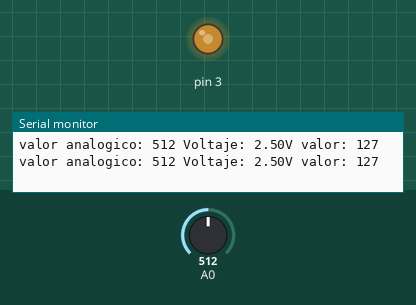
Simulated run of this sketch. Board: Arduino Uno, built with avr-gcc and run on an emulated ATmega328P. Shown: output pins drawn as LEDs (lit = HIGH), the last lines printed to the serial monitor. The test bench sets the inputs (shaded band); at power-on: A0 = 512.

Above: at 1.8 s.
1.9 s: A0 set to 716
At 2.3 s:
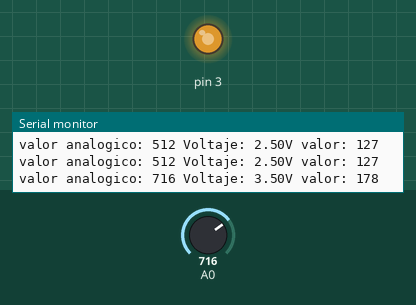
3.5 s: A0 set to 900
At 5.1 s:
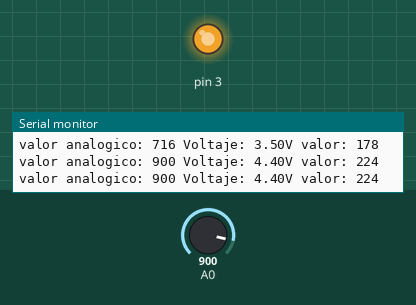
5.5 s: A0 set to 122
At 6.7 s:
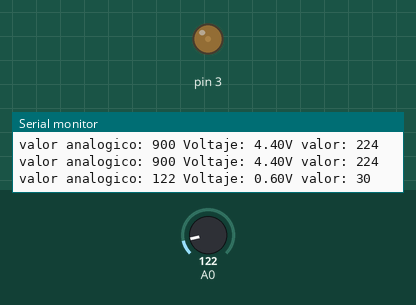
7.5 s: A0 set to 0
At 8.3 s:
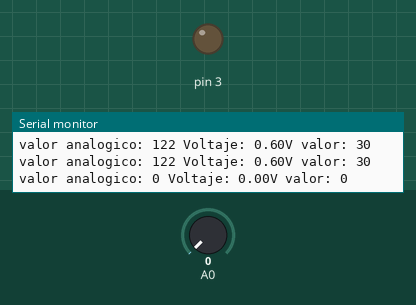
9.5 s: A0 set to 511
At 11.1 s:
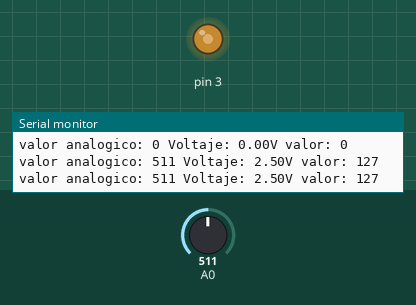
Timing chart, 0 to 12.5 s (numbered marks = the images above; inputs shaded):
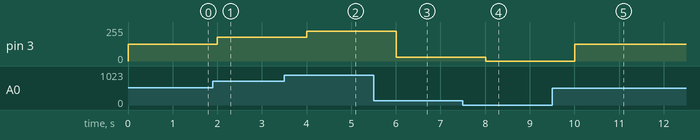

Measured:
- after the input at 1.9 s, pin 3: 127/255 → 178/255 after 0.10 s
- after the input at 3.5 s, pin 3: 178/255 → 224/255 after 0.51 s
- after the input at 5.5 s, pin 3: 224/255 → 30/255 after 0.51 s
- after the input at 7.5 s, pin 3: 30/255 → 0/255 after 0.51 s
- after the input at 9.5 s, pin 3: 0/255 → 127/255 after 0.51 s

The sketch:

cambiar_intensidad_de_un_led_con_un_potenci_metro1.ino
```cpp
int valor = 0;      // Variable donde almacenaremos el valor del potenciómetro
float voltaje = 0;  // Variable para almacenar el voltaje
int valorPot=0;

void setup() {
  pinMode(3,OUTPUT);
  Serial.begin(9600); // Inicializamos la comunicación serial
}

void loop() {
  valor = analogRead(A0);           // Leemos del pin A0 valor
  voltaje = (valor*5.00/1023.00);   // Calculamos el voltaje
  valorPot = map(valor,0,1023,0,255);
  analogWrite(3,valorPot);           // Encendemos el Led (0-255)
  Serial.print("valor analogico: ");
  Serial.print(valor);

  Serial.print(" Voltaje: ");
  Serial.print(voltaje);
  Serial.print("V");

  Serial.print(" valor: ");
  Serial.println(valorPot);
  delay(1000);
}
```
